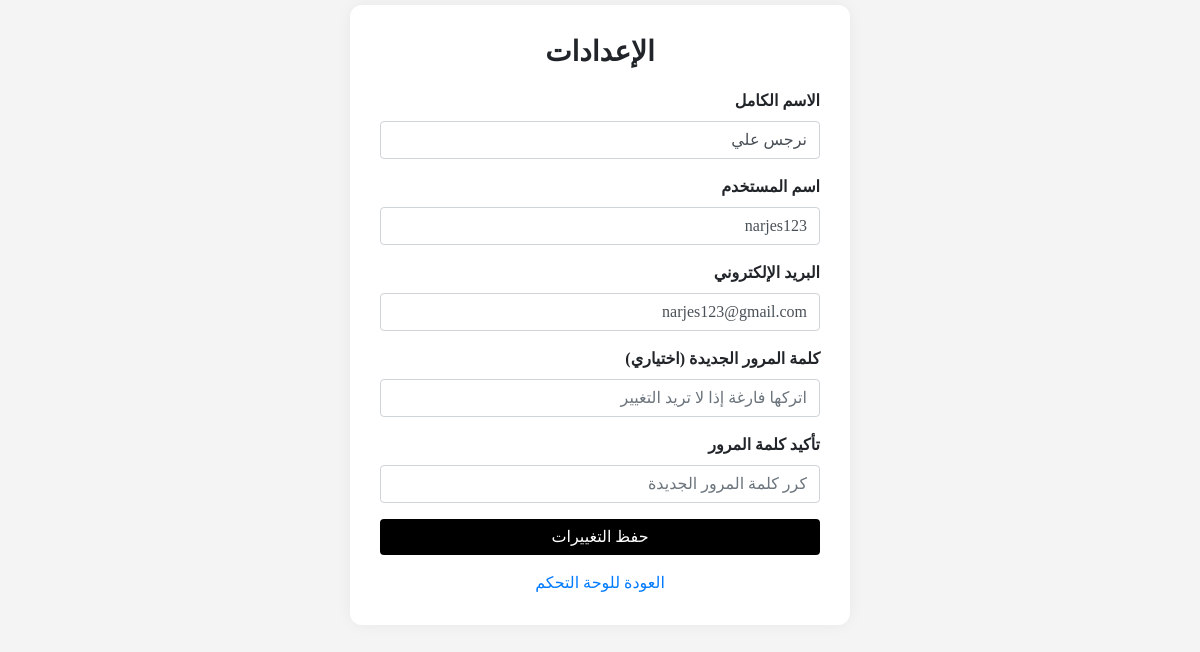
/expenses_manager/settings.php (signed in), run on the app's committed database.
### tables this page shows
CREATE TABLE `users` (
  `id` int(11) NOT NULL,
  `full_name` varchar(100) NOT NULL,
  `username` varchar(50) NOT NULL,
  `email` varchar(100) NOT NULL,
  `password` varchar(255) NOT NULL
);

### expenses_manager/settings.php (the view, shortened to what this page needs)
<?php
include 'db.php';
$user_id = $_SESSION['user_id'];
$user = $conn->query("SELECT * FROM users WHERE id = $user_id")->fetch_assoc();
?>
<!DOCTYPE html>
<html lang="ar" dir="rtl">
<head>
  <link rel="stylesheet" href="https://stackpath.bootstrapcdn.com/bootstrap/4.5.2/css/bootstrap.min.css">
</head>
<body>
<div class="settings-box">
  <h3>الإعدادات</h3>
  <form method="POST">
    <div class="form-group">
      <label>الاسم الكامل</label>
      <input type="text" name="full_name" value="<?= htmlspecialchars($user['full_name']) ?>" class="form-control" required>
    </div>
    <div class="form-group">
      <label>اسم المستخدم</label>
      <input type="text" name="username" value="<?= htmlspecialchars($user['username']) ?>" class="form-control" required>
    </div>
    <div class="form-group">
      <label>البريد الإلكتروني</label>
      <input type="email" name="email" value="<?= htmlspecialchars($user['email']) ?>" class="form-control" required>
    </div>
    <div class="form-group">
      <label>كلمة المرور الجديدة (اختياري)</label>
      <input type="password" name="password" class="form-control" placeholder="اتركها فارغة إذا لا تريد التغيير">
    </div>
    <div class="form-group">
      <label>تأكيد كلمة المرور</label>
      <input type="password" name="confirm_password" class="form-control" placeholder="كرر كلمة المرور الجديدة">
    </div>
    <button type="submit" class="btn btn-dark btn-block">حفظ التغييرات</button>
    <div class="text-center mt-3">
      <a href="dashboard.php">العودة للوحة التحكم</a>
    </div>
  </form>
</div>
</body>
</html>

### expenses_manager/settings.php (style rules this page uses)
body { background-color: #f4f4f4; font-family: 'Times New Roman', Times, serif; }
.settings-box { max-width: 500px; margin: 5px auto; padding: 30px; background: #fff; border-radius: 12px; box-shadow: 0 0 15px rgba(0,0,0,0.05); }
h3 { font-weight: bold; text-align: center; margin-bottom: 20px; }
label { font-weight: bold; display: block; text-align: right; }
.btn-dark { background-color: #000; border: none; }

### data on the page
users: full_name "نرجس علي", username "narjes123", email "narjes123@gmail.com"
